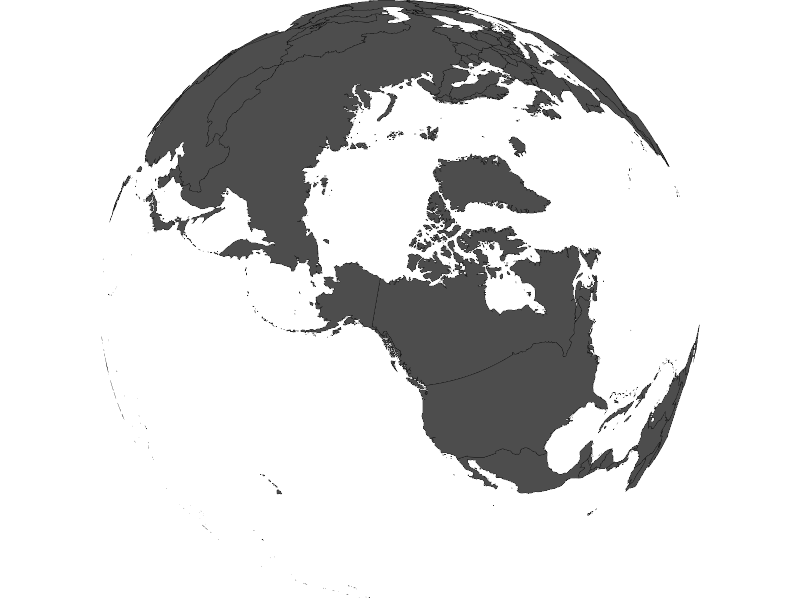
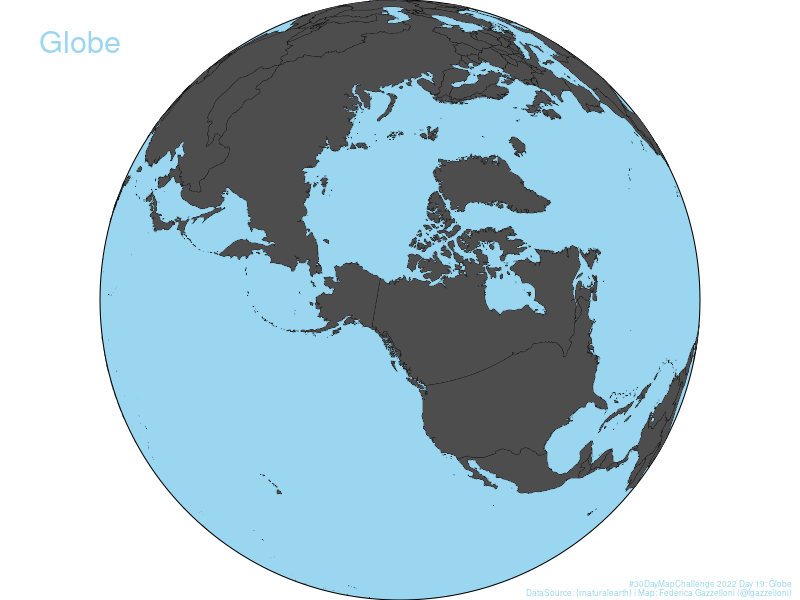
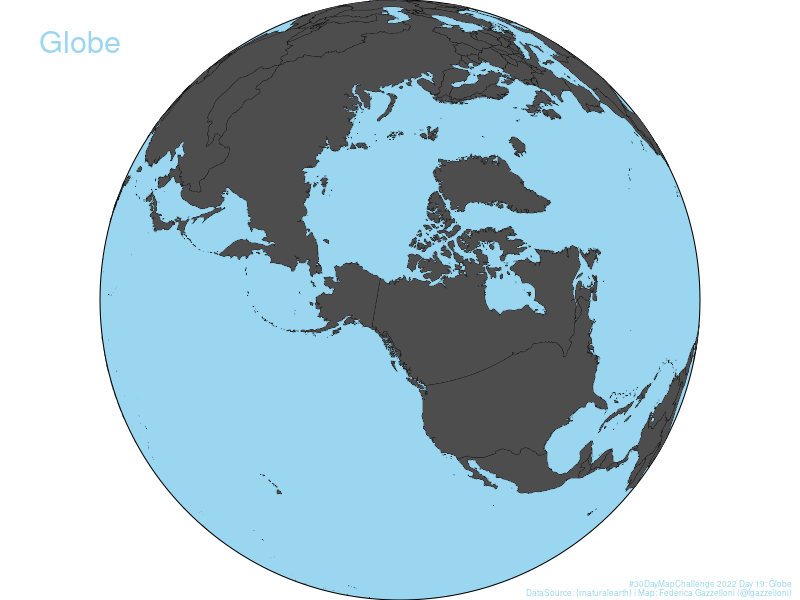

Write R code to recreate these figures, in order.
## ---- chunk 1

library(tidyverse)
library(rnaturalearth)

# world data full 
world_full <- ne_countries(scale = "medium", returnclass = "sf")
# world lat&long
world<-map_data(map = "world") 

my_world_data<- world %>%
  full_join(world_full, by = c("region"="name")) %>%
  select(long,lat,group,order,region,region_wb)

# grob for globe water
g <- grid::circleGrob(gp = grid::gpar(fill = "#9ad6f0",color="gray30"))

world<-ggplot() +
  geom_polygon(data=my_world_data,
               aes(x=long,y=lat,group=group),
               fill="gray30",color="black",size=0.09) +
  coord_map("ortho", orientation = c(65.85, -130.21,0)) + 
  theme_void() 

world

library(cowplot)
globe <- ggdraw() +
  draw_grob(g, scale = 1,x = 0,y = 0) +
  draw_plot(world) +
  draw_label("Globe",x=0.1,y=0.93,
             size=22,
             color="#9ad6f0")+
  draw_label("#30DayMapChallenge 2022 Day 19: Globe\nDataSource: {rnaturalearth} | Map: Federica Gazzelloni (@fgazzelloni)",
             x=0.99,y=0.02,size=6,
             hjust=1,
             color="#9ad6f0")

globe

ggsave("day19_globe.png",
       width=7.5,
       height= 7.5,
       dpi=320,
       bg="grey10")
